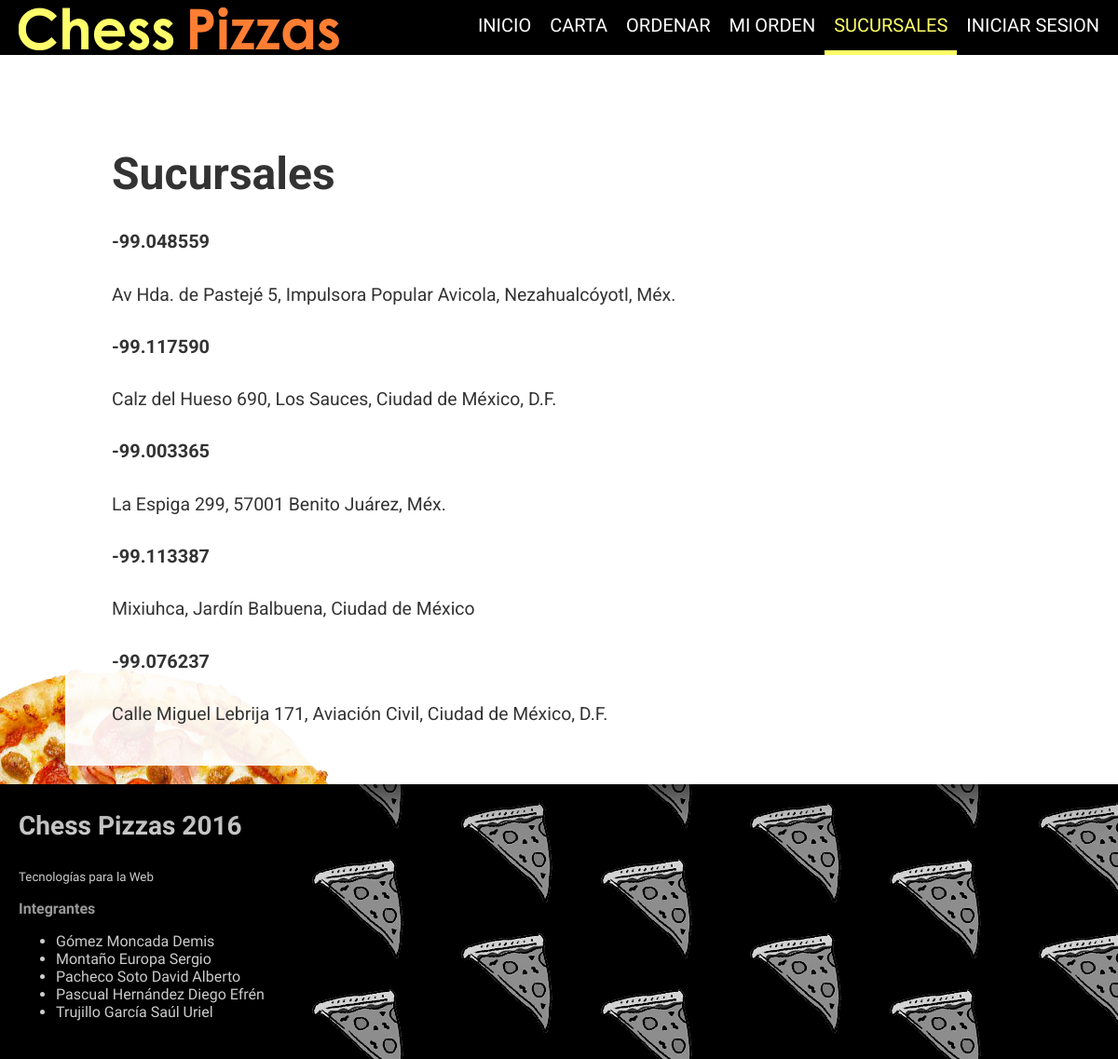
/Producto/carta/, run on the app's committed database.
### tables this page shows
CREATE TABLE Sucursal (
    id int NOT NULL AUTO_INCREMENT,
    direccion varchar(200) NOT NULL,
    lat double(11,5) NOT NULL,
    lon double(11,5) NOT NULL,
    nombre varchar(30) NOT NULL,
	password varchar(30) NOT NULL,
    CONSTRAINT Sucursal_pk PRIMARY KEY (id)
);

### BD/Conexion.php (called while the page is built, shortened)
<?php
class Conexion{
    private static $conexion = null;
    public static function execute($query,$args=array()){
        $con = self::getConexion();
        $stm = $con->prepare($query);
        if(sizeof($args)==0){
            $stm->execute();
        }
        else{
            $stm->execute($args);
        }
        return $stm;
    }
    private static function getConexion(){
        try{
            if(is_null(self::$conexion)){
                $str = "mysql:host=".self::HOST.";port=3306;dbname=".self::DB;
                self::$conexion = new PDO($str,self::USER,self::PASS, array(PDO::MYSQL_ATTR_INIT_COMMAND => "SET NAMES 'utf8'"));
                self::$conexion->setAttribute(PDO::ATTR_ERRMODE,PDO::ERRMODE_EXCEPTION);
            }
            return self::$conexion;
        }catch (Exception $e){
            echo $e->getMessage();
            return null;
        }
    }
}
?>

### DAO/SucursalDAO.php (called while the page is built, shortened)
<?php
include_once(__DIR__.'/../Model/Sucursal.php');
class SucursalDAO implements DAO
{
    public static function getAll($cond= "1=1",$args = array())
    {
        try {
            $sucs = array();
            $stm = Conexion::execute("SELECT * FROM Sucursal where ".$cond,$args);
            while ($obj = $stm->fetch()) {
                $sucs[] = new Sucursal($obj['id'],$obj['direccion'],$obj['lat'],$obj['lon'],$obj['nombre'], $obj['password']);
            }
            return $sucs;
        } catch (Exception $e) {
            echo $e->getMessage();
            return null;
        } catch (Error $e) {
            echo $e->getMessage();
            return null;
        }
    }
}
?>

### Controller/SucursalController.php (called while the page is built, shortened)
<?php
include_once(__DIR__.'/../DAO/SucursalDAO.php');
class SucursalController
{
    public static function getAllSucursales(){
        return SucursalDAO::getAll();
    }
}
?>

### Model/Sucursal.php (called while the page is built, shortened)
<?php
class Sucursal{
    private $direccion;
    private $nombre;
    public function __construct($id, $direccion, $lat, $lon, $nombre, $password)
    {
        $this->direccion = $direccion;
        $this->nombre = $nombre;
    }
    public function getDireccion()
    {
        return $this->direccion;
    }
    public function getNombre()
    {
        return $this->nombre;
    }
}

### View/Producto/carta.php (the view, shortened to what this page needs)
<?php
$pos = "";
require_once($pos . "../headerCliente.php");
?>
<?php
require_once($pos . "../body.php");
?>
<h1>Sucursales</h1>
<div id="sucs">
    <?php
    $sucursales = SucursalController::getAllSucursales();
    foreach ($sucursales as $sucursal):
        ?>
        <h5><?= $sucursal->getNombre() ?></h5>
        <p style="font-size: 0.81em;"><?= $sucursal->getDireccion() ?></p>
    <?php endforeach; ?>
</div>
<?php
include_once($pos . "../footer.php");
?>

### View/css/master.css (style rules this page uses)
body, html { width: 100%; height: 100%; }
body { font-family: 'Roboto', 'Open Sans Condensed', sans-serif; background-color: #000; margin: 0; padding: 0; }
h1 { font-size: 48px; }
p { font-size: 24px; }
.container * { box-sizing: border-box; }

### data on the page
sucursal: nombre "-99.048559", direccion "Av Hda. de Pastejé 5, Impulsora Popular Avicola, Nezahualcóyotl, Méx."
sucursal: nombre "-99.117590", direccion "Calz del Hueso 690, Los Sauces, Ciudad de México, D.F."
sucursal: nombre "-99.003365", direccion "La Espiga 299, 57001 Benito Juárez, Méx."
sucursal: nombre "-99.113387", direccion "Mixiuhca, Jardín Balbuena, Ciudad de México"
sucursal: nombre "-99.076237", direccion "Calle Miguel Lebrija 171, Aviación Civil, Ciudad de México, D.F."

### other printed values
$elem[0] "INICIO"
$elem[0] "CARTA"
$elem[0] "ORDENAR"
$elem[0] "MI ORDEN"
$elem[0] "SUCURSALES"
